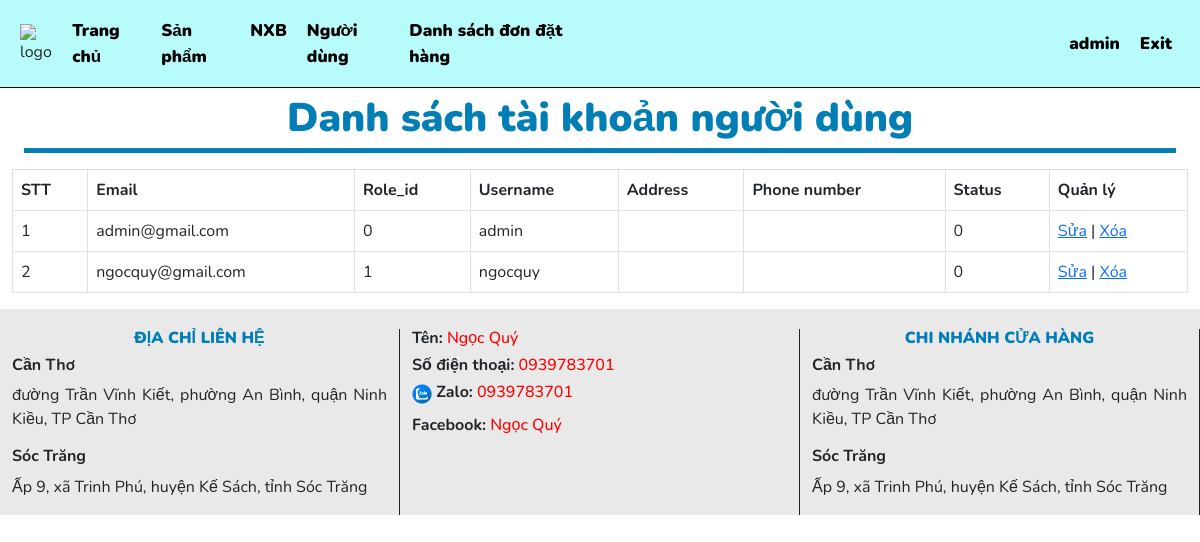
The page /admin/index.php?route=user (signed in) on the database as committed earlier.
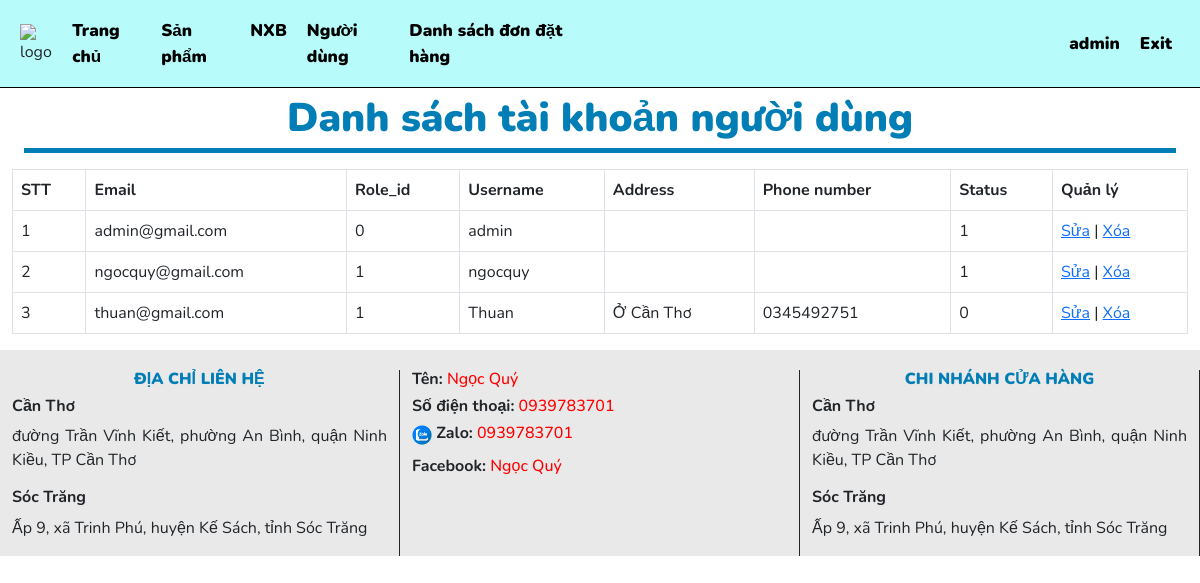
The same page on the database as committed later.
### tables this page shows
CREATE TABLE `users` (
  `id` int(11) NOT NULL,
  `email` varchar(50) NOT NULL,
  `password` varchar(255) NOT NULL,
  `role_id` int(11) DEFAULT NULL,
  `username` varchar(50) NOT NULL,
  `address` varchar(255) NOT NULL,
  `phonenumber` varchar(10) NOT NULL,
  `status` int(2) NOT NULL
);

### model/user.php (called while the page is built, shortened)
<?php
function getAll_User()
{
    $conn = connectDB();
    $stmt = $conn->prepare("SELECT * FROM users");
    $stmt->execute();
    $results = $stmt->fetchAll(PDO::FETCH_ASSOC);
    return $results;
}
?>

### admin/view/user/user.php (the view)
<div class="container-fluid">
<div class="home-title">
        <p style="font-size: 40px; color: #017EB6;border-bottom: 5px solid #017EB6;font-weight: 900" class="text-center">Danh sách tài khoản người dùng</p>
    </div>
<div class="row">
    <table class="table table-bordered">
        <thead>
            <tr>
                <th>STT</th>
                <th>Email</th>
                <th>Role_id</th>
                <th>Username</th>
                <th>Address</th>
                <th>Phone number</th>
                <th>Status</th>
                <th>Quản lý</th>
            </tr>
        </thead>
        <tbody>
            <?php
            if (isset($results) && (count($results) > 0)) {
                $i = 1;
                foreach ($results as $user) {
                    echo '
                        <tr>
                            <td>' . $i . '</td>
                            <td>' . htmlspecialchars($user['email']) . '</td>
                            <td>' . htmlspecialchars($user['role_id']) . '</td>
                            <td>' . htmlspecialchars($user['username']) . '</td>
                            <td>' . htmlspecialchars($user['address']) . '</td>
                            <td>' . htmlspecialchars($user['phonenumber']) . '</td>
                            <td>' . htmlspecialchars($user['status']) . '</td>
                            <td><a href="index.php?route=updateuser&id=' . $user['id'] . '">Sửa</a> | <a href="index.php?route=deleteuser&id=' . $user['id'] . '">Xóa</a></td>
                        </tr>
                            ';
                    $i++;
                }
            }
            ?>
        </tbody>
    </table>
</div>
</div>

Rows that differ between the two databases and show on the page:
changed users "admin@gmail.com": status "0" → "1"
changed users "ngocquy@gmail.com": status "0" → "1"
added users: email "thuan@gmail.com", role "1", username "Thuan", address "Ở Cần Thơ", phonenumber "0345492751", status "0"
